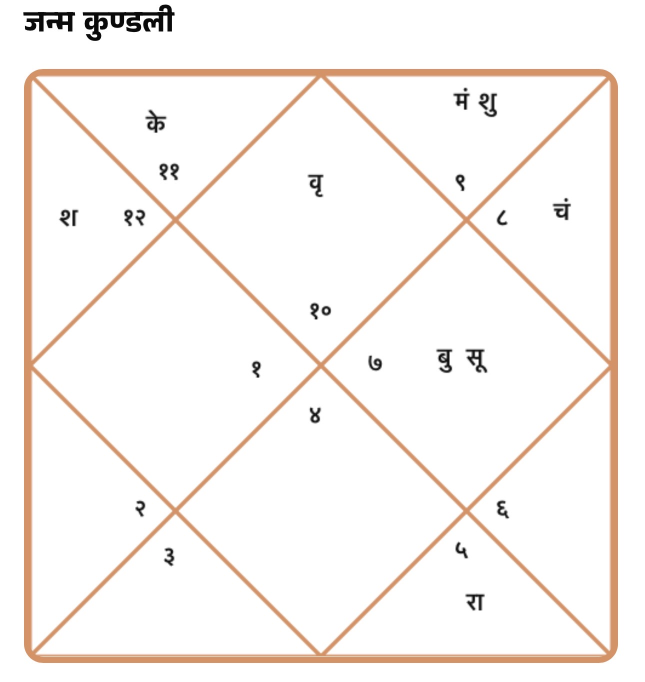
#> input picture backend-cv/temp_upload.png, 1290 x 1363 px (shown at 1/2 size)
$ python -i vision_engine.py   (imports and definitions only)
#> lines starting #> are read from the running program, lines starting #| are printed output that depends on the picture; after the words box and inside, x2 and y2 are one past the last pixel; in counts of white or black regions, pixels touching at a corner belong together
import cv2
import numpy as np
import pytesseract
import re
import json

class ThreeLayerEngine:
    def __init__(self):
        # Configure Tesseract
        # Usage: hin+eng for both Devanagari and English support
        # We REMOVE the pure alphanumeric whitelist because it would block Devanagari characters.
        self.config = r'--oem 3 --psm 6 -l hin+eng'

    def analyze_image(self, image_path):
        """
        Main Pipeline Entry
        Layer 1: Extraction
        Layer 2: Validation
        Layer 3: Return Data or Error
        """
#> called with image_path = '../backend-cv/temp_upload.png'
        try:
            # --- PRE-PROCESSING ---
            original = cv2.imread(image_path)
#> original is the input picture: shape (1363, 1290, 3); mean B, G, R 242, 244.9, 249.4
            if original is None:
                return {"error": "Could not read image"}

            gray = cv2.cvtColor(original, cv2.COLOR_BGR2GRAY)
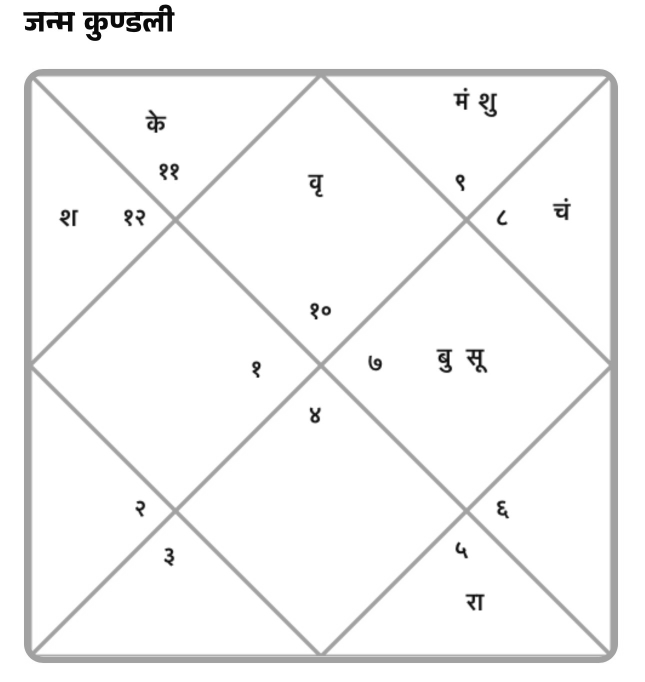
#> gray: shape (1363, 1290) (shown at 1/2 size); min 0, max 255, mean 245.9

            # IMPROVED PRE-PROCESSING:
            # 1. Resize if too small (OCR fails on tiny text)
            h, w = gray.shape
#> h = 1363; w = 1290
            if w < 1000:
                scale = 1000 / w
                gray = cv2.resize(gray, None, fx=scale, fy=scale, interpolation=cv2.INTER_CUBIC)
                h, w = gray.shape

            # 2. Denoise
            blur = cv2.GaussianBlur(gray, (5, 5), 0)

            # 3. OTSU Thresholding
            _, thresh = cv2.threshold(blur, 0, 255, cv2.THRESH_BINARY + cv2.THRESH_OTSU)
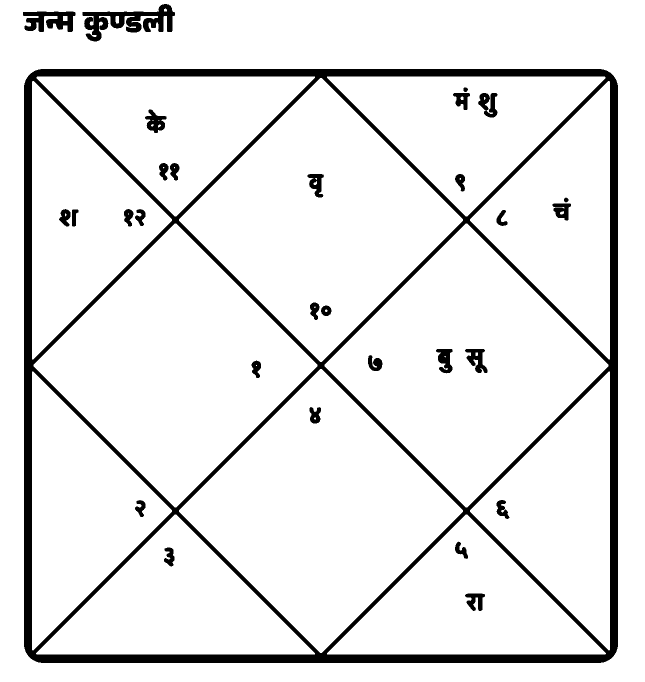
#> thresh: shape (1363, 1290) (shown at 1/2 size); 91.6% white; 30 black regions, largest, box (x1, y1, x2, y2) and area: (48, 138, 1236, 1326) 124175, (165, 8, 350, 83) 5909, (46, 23, 151, 64) 2788

            # --- LAYER 0: CHART BOUNDARY DETECTION ---
            # The image might have headers ("Janma Kundali"). We need to find the big box.
            contours, _ = cv2.findContours(thresh, cv2.RETR_EXTERNAL, cv2.CHAIN_APPROX_SIMPLE)
#> contours = [[[0, 0], [0, 1362], [1289, 1362], [1289, 0]]]

            # Find largest rectangular contour that looks like the chart frame
            chart_box = None
            max_area = 0

            for cnt in contours:
                x, y, cw, ch = cv2.boundingRect(cnt)
                area = cw * ch
                # Rule: Must be at least 25% of the image
                if area > (w * h * 0.25):
                    if area > max_area:
                        max_area = area
                        chart_box = (x, y, cw, ch)
#> this loop made 1 pass
#> (cnt, x, y, cw, ch, area, max_area) on pass 1: ([[0, 0], [0, 1362], [1289, 1362], [1289, 0]], 0, 0, 1290, 1363, 1758270, 1758270)
#> after the loop, max_area = 1758270

            # If found, crop to it. Else use full image.
            crop_x, crop_y = 0, 0 # Offsets for debugging if needed
            if chart_box:
                cx, cy, cw, ch = chart_box
#> cx = 0; cy = 0
                thresh = thresh[cy:cy+ch, cx:cx+cw]
                gray = gray[cy:cy+ch, cx:cx+cw] # Keep gray for OCR? No, use thresh.
                h, w = thresh.shape
                # print(f"Cropped to Chart: {cw}x{ch}")

            # --- LAYER 0.5: GRID LINE REMOVAL ---
            # Grid lines cause OCR noise (|-__). We can remove them.
            # 1. Invert so lines are white
            if np.sum(thresh == 255) < np.sum(thresh == 0):
                thresh = cv2.bitwise_not(thresh) # Ensure white text/lines on black bg

            # 2. Detect Horizontal Lines
            horizontal_kernel = cv2.getStructuringElement(cv2.MORPH_RECT, (25, 1))
            detect_horizontal = cv2.morphologyEx(thresh, cv2.MORPH_OPEN, horizontal_kernel, iterations=2)
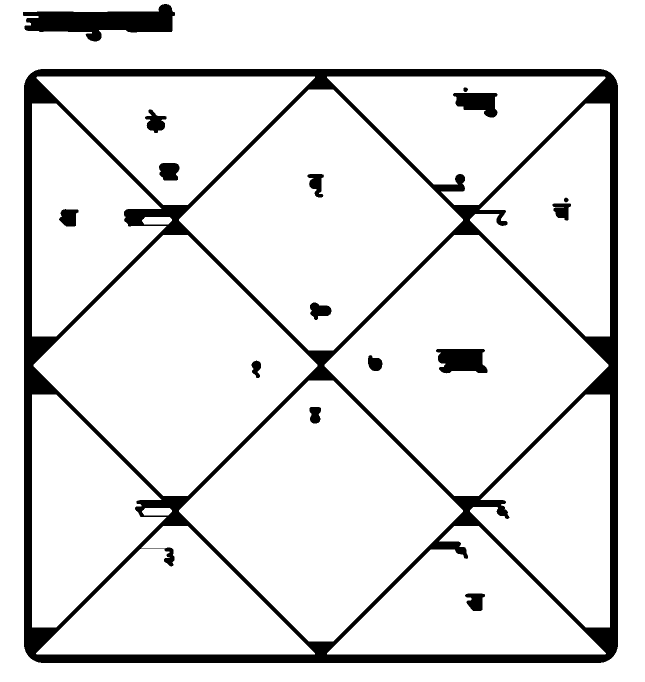
#> detect_horizontal: shape (1363, 1290) (shown at 1/2 size); 89.9% white; 16 black regions, largest, box (x1, y1, x2, y2) and area: (48, 138, 1236, 1326) 148739, (46, 8, 350, 83) 12358, (872, 698, 975, 747) 4051

            # 3. Detect Vertical Lines
            vertical_kernel = cv2.getStructuringElement(cv2.MORPH_RECT, (1, 25))
            detect_vertical = cv2.morphologyEx(thresh, cv2.MORPH_OPEN, vertical_kernel, iterations=2)
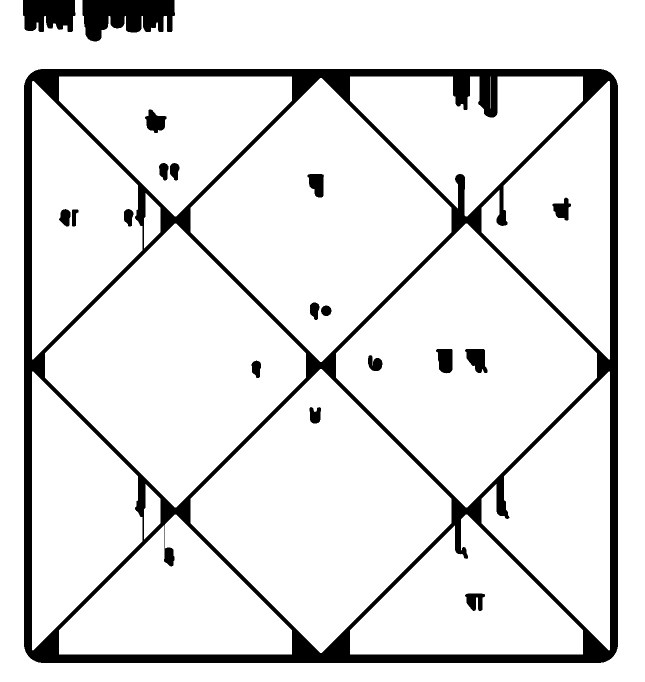
#> detect_vertical: shape (1363, 1290) (shown at 1/2 size); 89.7% white; 19 black regions, largest, box (x1, y1, x2, y2) and area: (48, 138, 1236, 1326) 152580, (165, 0, 350, 83) 10934, (46, 0, 151, 64) 5718

            # 4. Subtract Lines from Image (Keep only text/symbols)
            grid_mask = cv2.add(detect_horizontal, detect_vertical)
#> grid_mask: shape (1363, 1290); 91.4% white; 30 black regions, largest, box (x1, y1, x2, y2) and area: (48, 138, 1236, 1326) 125071, (165, 8, 350, 83) 6926, (46, 23, 151, 64) 3073
            clean_thresh = cv2.subtract(thresh, grid_mask)
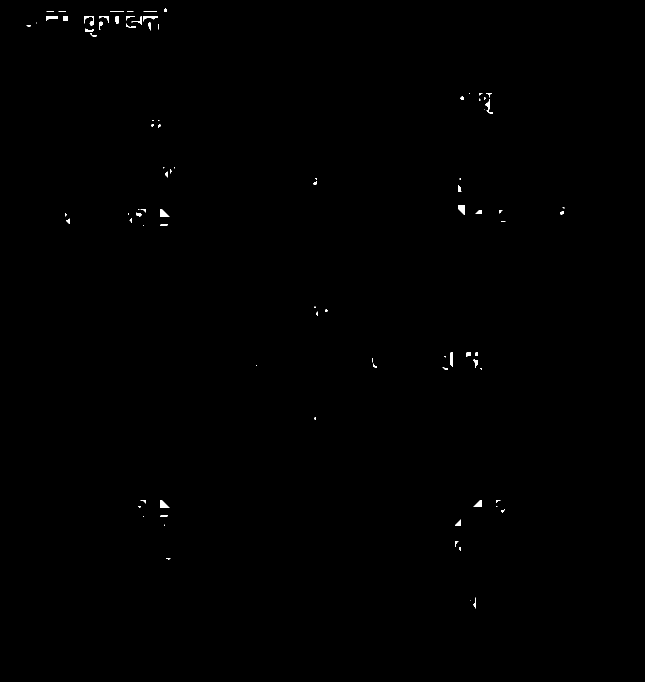
#> clean_thresh: shape (1363, 1290) (shown at 1/2 size); 0.2% white; 89 white regions (38 under 20 px), largest, box (x1, y1, x2, y2) and area: (916, 410, 929, 430) 182, (321, 418, 339, 434) 168, (321, 1000, 339, 1016) 168

            # 5. Dilate Text (Make numbers bolder)
            # kernel = cv2.getStructuringElement(cv2.MORPH_RECT, (2, 2))
            # clean_thresh = cv2.dilate(clean_thresh, kernel, iterations=1)

            # Update h, w based on the cropped/processed image
            h, w = clean_thresh.shape

            # --- LAYER 1: EXTRACTION ---
            # Use 'clean_thresh' for OCR instead of raw 'thresh'

            centroids = {
                1: (w//2, h//4),       # Top Diamond
                2: (w//4, h//8),       # Top Left Triangle (Upper)
                3: (w//8, h//4),       # Top Left Triangle (Lower)
                4: (w//4, h//2),       # Left Diamond
                5: (w//8, 3*h//4),     # Bottom Left Triangle (Upper)
                6: (w//4, 7*h//8),     # Bottom Left Triangle (Lower)
                7: (w//2, 3*h//4),     # Bottom Diamond
                8: (3*w//4, 7*h//8),   # Bottom Right Triangle (Lower)
                9: (7*w//8, 3*h//4),   # Bottom Right Triangle (Top)
                10: (3*w//4, h//2),    # Right Diamond
                11: (7*w//8, h//4),    # Top Right Triangle (Lower)
                12: (3*w//4, h//8)     # Top Right Triangle (Upper)
            }

            extracted_houses = []
            box_size = min(w, h) // 10  # Reduced ROI size to avoid edge noise
#> box_size = 129

            for house_num, (cx, cy) in centroids.items():
                # Crop ROI
                x1 = max(0, cx - box_size)
                y1 = max(0, cy - box_size)
                x2 = min(w, cx + box_size)
                y2 = min(h, cy + box_size)

                # We extract from clean_thresh (no lines)
                roi_thresh = clean_thresh[y1:y2, x1:x2]
                roi_gray = gray[y1:y2, x1:x2] # Keep gray for backup

                # --- MULTI-PASS OCR ---
                # Pass 1: Otsu Threshold (Cleaned)
                text_1 = pytesseract.image_to_string(roi_thresh, config=self.config)

                # Pass 2: Grayscale (Original)
                text_2 = pytesseract.image_to_string(roi_gray, config=self.config)

                # Pass 3: Scaled Up (2x) - Helps with small numbers
                roi_scaled = cv2.resize(roi_gray, None, fx=2.0, fy=2.0, interpolation=cv2.INTER_CUBIC)
                _, roi_scaled_thresh = cv2.threshold(roi_scaled, 0, 255, cv2.THRESH_BINARY + cv2.THRESH_OTSU)
                text_3 = pytesseract.image_to_string(roi_scaled_thresh, config=self.config)

                # Combine Logic
                clean_texts = [self._clean_ocr(t) for t in [text_1, text_2, text_3]]

                # Consolidate Findings
                all_signs = []
                all_planets = []

                for txt in clean_texts:
                    s, p = self._parse_cell_text(txt)
                    if s: all_signs.append(s)
                    all_planets.extend(p)

                # Decision
                # Pick most frequent sign (or first found)
                final_sign = max(set(all_signs), key=all_signs.count) if all_signs else None
                final_planets = list(set(all_planets)) # unique

                extracted_houses.append({
                    "house": house_num,
                    "sign": final_sign,
                    "planets": final_planets,
                    "raw_ocr": " | ".join(clean_texts) # Audit Trail
                })
#> this loop made 1 pass
#> pass 1, in analyze_image, `roi_thresh = clean_thresh[y1:y2, x1:x2]`:
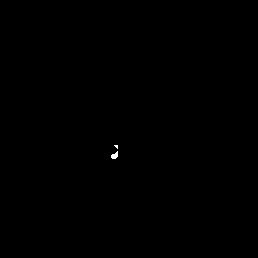
#> roi_thresh: shape (258, 258); 0.07% white; 2 white regions (1 under 20 px), largest, box (x1, y1, x2, y2) and area: (111, 151, 118, 159) 36
#> pass 1, in analyze_image, `roi_gray = gray[y1:y2, x1:x2]`:
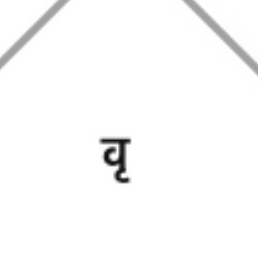
#> roi_gray: shape (258, 258); min 15, max 255, mean 250.8
#> after the loop, extracted_houses = []

            # --- LAYER 2: VALIDATION ---
            validation_errors = []

            # --- LAYER 2: VALIDATION & DEDUCTION ---
            validation_errors = []

            # 1. Smart Lagna Deduction
            # If House 1 is missing/null, try to deduce it from other valid signs.
            # Sign_H1 = (Sign_HN - (HN - 1)) % 12
            # If result is 0, it means 12.

            lagna_house = next((h for h in extracted_houses if h['house'] == 1), None)

            if not lagna_house or not lagna_house['sign']:
                # SEARCH for any other reliable sign
                found_deduction = False
                for h in extracted_houses:
                    if h['sign']: # Found a valid sign elsewhere
                        # Calculate what H1 SHOULD be based on this
                        # H_sign = (Lagna + (H_num - 1) - 1) % 12 + 1  <-- General Formula
                        # Wait, simple math:
                        # If Lagna is 1 (Aries): H2=2, H3=3.
                        # So H_sign = Lagna + H_num - 1.
                        # Thus Lagna = H_sign - H_num + 1.

                        deduced_lagna = (h['sign'] - h['house'] + 1)
                        while deduced_lagna <= 0:
                            deduced_lagna += 12
                        while deduced_lagna > 12:
                            deduced_lagna -= 12

                        # Update House 1
                        if lagna_house:
                            lagna_house['sign'] = deduced_lagna
                        else:
                            # Should not happen as we initialized all 12
                            pass

                        print(f"DEBUG: Deduced Ascendant {deduced_lagna} from House {h['house']} (Sign {h['sign']})")
                        found_deduction = True
                        break # Found one, good enough.

                if not found_deduction:
                     validation_errors.append("Ascendant (House 1) Sign not detected (and could not deduce from others)")

            # Re-fetch logic after potential fix
            lagna_house = next((h for h in extracted_houses if h['house'] == 1), None)

            # Filter valid planets
            final_planets = []
            for h in extracted_houses:
                if h['planets']:
                    for p in h['planets']:
                        final_planets.append({
                            "planet": p,
                            "house": h['house'],
                            "sign": h['sign']
                        })

            # Rule 2: Soft Fail on Planets
            # If we have Ascendant, we can still give a partial reading.
            # Convert "No planets" from Error to Warning.
            warning_msg = None
            if not final_planets:
                warning_msg = "No planets detected (Text unclear)"
                # validation_errors.append("No planets detected") # RELAXED THIS RULE

            # --- LAYER 3: OUTPUT ---
            # If critical errors (No Ascendant), fail.
            if validation_errors:
                return {
                    "valid": False,
                    "errors": validation_errors,
                    "raw_data": extracted_houses
                }

            return {
                "valid": True,
                "chart_type": "North Indian (Diamond)",
                "ascendant_sign": lagna_house['sign'],
                "planets": final_planets,
                "warnings": [warning_msg] if warning_msg else []
            }

        except Exception as e:
            return {"error": str(e)}

    # [48 lines left out: functions _clean_ocr, _parse_cell_text, not called in this run]

#> (the run stopped early here; a loop or call above may not have finished)
